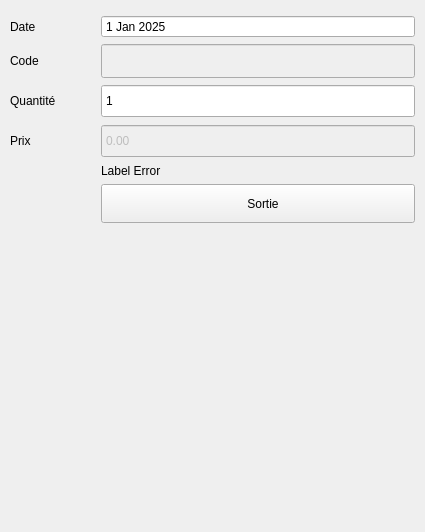
        <widget class="QWidget" name="SortiePage">
         <layout class="QVBoxLayout" name="verticalLayout_5">
          <property name="leftMargin">
           <number>10</number>
          </property>
          <property name="topMargin">
           <number>15</number>
          </property>
          <property name="rightMargin">
           <number>10</number>
          </property>
          <property name="bottomMargin">
           <number>5</number>
          </property>
          <item>
           <widget class="QFrame" name="frame_2">
            <layout class="QGridLayout" name="gridLayout">
             <property name="leftMargin">
              <number>0</number>
             </property>
             <property name="topMargin">
              <number>0</number>
             </property>
             <property name="rightMargin">
              <number>0</number>
             </property>
             <property name="bottomMargin">
              <number>0</number>
             </property>
             <item row="3" column="1">
              <widget class="QDoubleSpinBox" name="spBoxSortiePrix">
               <property name="enabled">
                <bool>false</bool>
               </property>
               <property name="minimumSize">
                <size>
                 <width>314</width>
                 <height>34</height>
                </size>
               </property>
               <property name="buttonSymbols">
                <enum>QAbstractSpinBox::NoButtons</enum>
               </property>
               <property name="maximum">
                <double>10000000000000000.000000000000000</double>
               </property>
              </widget>
             </item>
             <item row="1" column="1">
              <widget class="QLineEdit" name="lineEditSortieCode">
               <property name="enabled">
                <bool>false</bool>
               </property>
               <property name="minimumSize">
                <size>
                 <width>314</width>
                 <height>34</height>
                </size>
               </property>
               <property name="readOnly">
                <bool>true</bool>
               </property>
              </widget>
             </item>
             <item row="3" column="0">
              <widget class="QLabel" name="label_27">
               <property name="minimumSize">
                <size>
                 <width>85</width>
                 <height>0</height>
                </size>
               </property>
               <property name="maximumSize">
                <size>
                 <width>79</width>
                 <height>30</height>
                </size>
               </property>
               <property name="text">
                <string>Prix</string>
               </property>
              </widget>
             </item>
             <item row="1" column="0">
              <widget class="QLabel" name="label_25">
               <property name="minimumSize">
                <size>
                 <width>85</width>
                 <height>0</height>
                </size>
               </property>
               <property name="maximumSize">
                <size>
                 <width>79</width>
                 <height>30</height>
                </size>
               </property>
               <property name="text">
                <string>Code</string>
               </property>
              </widget>
             </item>
             <item row="0" column="1">
              <widget class="QDateEdit" name="dateEditSortieDate">
               <property name="wrapping">
                <bool>false</bool>
               </property>
               <property name="frame">
                <bool>true</bool>
               </property>
               <property name="buttonSymbols">
                <enum>QAbstractSpinBox::NoButtons</enum>
               </property>
               <property name="dateTime">
                <datetime>
                 <hour>0</hour>
                 <minute>0</minute>
                 <second>0</second>
                 <year>2025</year>
                 <month>1</month>
                 <day>1</day>
                </datetime>
               </property>
               <property name="currentSection">
                <enum>QDateTimeEdit::DaySection</enum>
               </property>
               <property name="calendarPopup">
                <bool>false</bool>
               </property>
              </widget>
             </item>
             <item row="0" column="0">
              <widget class="QLabel" name="label_24">
               <property name="text">
                <string>Date</string>
               </property>
              </widget>
             </item>
             <item row="5" column="1">
              <widget class="QPushButton" name="btnSaveSortie">
               <property name="minimumSize">
                <size>
                 <width>49</width>
                 <height>39</height>
                </size>
               </property>
               <property name="text">
                <string>   Sortie</string>
               </property>
               <property name="icon">
                <iconset resource="../resource.qrc">
                 <normaloff>:/icons/icons/cil-save.png</normaloff>:/icons/icons/cil-save.png</iconset>
               </property>
               <property name="iconSize">
                <size>
                 <width>22</width>
                 <height>22</height>
                </size>
               </property>
              </widget>
             </item>
             <item row="2" column="1">
              <widget class="QSpinBox" name="spBoxSortieQte">
               <property name="minimumSize">
                <size>
                 <width>314</width>
                 <height>34</height>
                </size>
               </property>
               <property name="buttonSymbols">
                <enum>QAbstractSpinBox::NoButtons</enum>
               </property>
               <property name="minimum">
                <number>1</number>
               </property>
               <property name="maximum">
                <number>1000000000</number>
               </property>
              </widget>
             </item>
             <item row="2" column="0">
              <widget class="QLabel" name="label_26">
               <property name="minimumSize">
                <size>
                 <width>85</width>
                 <height>0</height>
                </size>
               </property>
               <property name="maximumSize">
                <size>
                 <width>79</width>
                 <height>30</height>
                </size>
               </property>
               <property name="text">
                <string>Quantité</string>
               </property>
              </widget>
             </item>
             <item row="4" column="1">
              <widget class="QLabel" name="labelSortieError">
               <property name="text">
                <string>Label Error</string>
               </property>
              </widget>
             </item>
             <item row="4" column="0">
              <widget class="QLabel" name="sortieArticleID">
               <property name="text">
                <string/>
               </property>
              </widget>
             </item>
            </layout>
           </widget>
          </item>
          <item>
           <spacer name="verticalSpacer_2">
            <property name="orientation">
             <enum>Qt::Vertical</enum>
            </property>
            <property name="sizeHint" stdset="0">
             <size>
              <width>20</width>
              <height>304</height>
             </size>
            </property>
           </spacer>
          </item>
         </layout>
        </widget>
